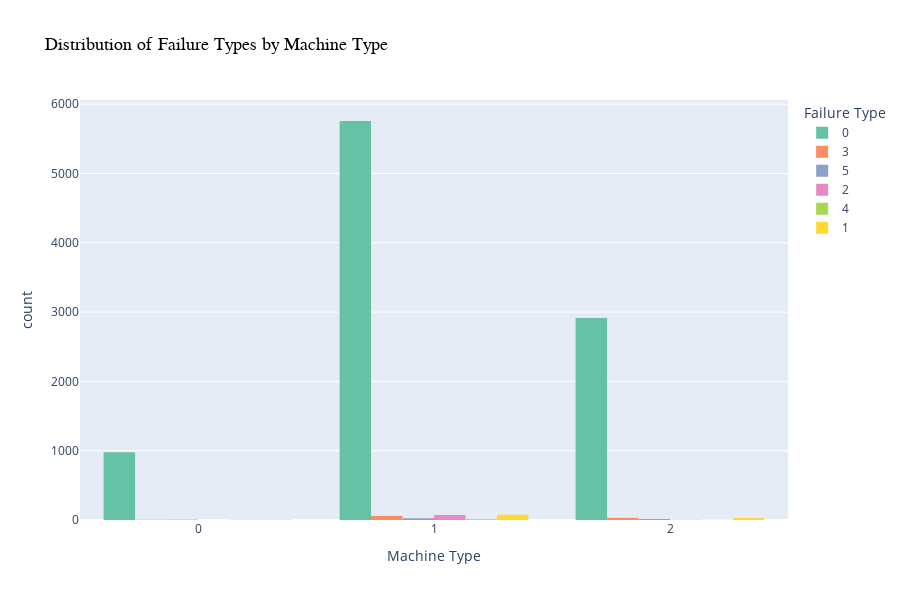

Notebook code for this chart:
### Markdown cell above
#### With failure type being encoded

### Code cell
# Interactive Countplot: Machine Type vs Failure Type
fig = px.histogram(df, 
                   x='MachineType', 
                   color='FailureType',
                   barmode='group',
                   color_discrete_sequence=px.colors.qualitative.Set2,
                   title="Distribution of Failure Types by Machine Type",
                   labels={'MachineType': 'Machine Type', 'count': 'Count'},
                   width=900, height=600)

fig.update_layout(
    title_font=dict(size=18, family='Arial', color='black'),
    xaxis_title_font=dict(size=14),
    yaxis_title_font=dict(size=14),
    legend_title_text='Failure Type',
    legend=dict(font=dict(size=12)),
    hovermode='x unified'
)

fig.show()

### Figure 1 — Plotly figure (JSON) as saved in the notebook; plotly's stock layout.template omitted (floating-point values rounded to 4 significant figures; data arrays with more than 128 entries replaced by an {"elided": "..."} marker saying what was removed)
{"data": [{"alignmentgroup": "True", "bingroup": "x", "hovertemplate": "FailureType=0<br>Machine Type=%{x}<br>count=%{y}<extra></extra>", "legendgroup": "0", "marker": {"color": "rgb(102,194,165)", "pattern": {"shape": ""}}, "name": "0", "offsetgroup": "0", "orientation": "v", "showlegend": true, "type": "histogram", "x": {"elided": "9652 int values"}, "xaxis": "x", "yaxis": "y"}, {"alignmentgroup": "True", "bingroup": "x", "hovertemplate": "FailureType=3<br>Machine Type=%{x}<br>count=%{y}<extra></extra>", "legendgroup": "3", "marker": {"color": "rgb(252,141,98)", "pattern": {"shape": ""}}, "name": "3", "offsetgroup": "3", "orientation": "v", "showlegend": true, "type": "histogram", "x": [1, 1, 1, 2, 2, 2, 1, 1, 1, 1, 1, 2, 1, 2, 1, 0, 2, 1, 1, 2, 1, 2, 1, 1, 1, 1, 1, 1, 1, 1, 2, 1, 1, 2, 0, 0, 1, 2, 1, 1, 2, 1, 1, 1, 1, 1, 1, 2, 1, 2, 2, 1, 2, 2, 1, 1, 1, 2, 0, 2, 2, 1, 2, 1, 1, 0, 1, 1, 1, 1, 2, 2, 2, 2, 1, 1, 1, 1, 1, 1, 2, 1, 1, 1, 2, 2, 2, 1, 2, 2, 1, 1, 1, 1, 1], "xaxis": "x", "yaxis": "y"}, {"alignmentgroup": "True", "bingroup": "x", "hovertemplate": "FailureType=5<br>Machine Type=%{x}<br>count=%{y}<extra></extra>", "legendgroup": "5", "marker": {"color": "rgb(141,160,203)", "pattern": {"shape": ""}}, "name": "5", "offsetgroup": "5", "orientation": "v", "showlegend": true, "type": "histogram", "x": [1, 0, 1, 0, 1, 2, 2, 2, 2, 0, 2, 1, 1, 1, 0, 1, 2, 1, 1, 1, 1, 1, 2, 2, 2, 1, 1, 0, 0, 1, 1, 2, 1, 2, 2, 2, 1, 1, 1, 1, 2, 1, 1, 1, 1], "xaxis": "x", "yaxis": "y"}, {"alignmentgroup": "True", "bingroup": "x", "hovertemplate": "FailureType=2<br>Machine Type=%{x}<br>count=%{y}<extra></extra>", "legendgroup": "2", "marker": {"color": "rgb(231,138,195)", "pattern": {"shape": ""}}, "name": "2", "offsetgroup": "2", "orientation": "v", "showlegend": true, "type": "histogram", "x": [1, 1, 1, 1, 1, 1, 1, 1, 1, 1, 1, 1, 1, 1, 1, 1, 1, 1, 1, 1, 1, 1, 1, 1, 1, 1, 1, 1, 1, 1, 1, 1, 1, 2, 2, 1, 1, 1, 1, 1, 1, 1, 0, 1, 1, 1, 1, 1, 1, 1, 1, 1, 1, 1, 1, 2, 1, 1, 1, 1, 1, 1, 1, 1, 1, 1, 2, 1, 1, 1, 1, 1, 1, 1, 1, 1, 1, 1], "xaxis": "x", "yaxis": "y"}, {"alignmentgroup": "True", "bingroup": "x", "hovertemplate": "FailureType=4<br>Machine Type=%{x}<br>count=%{y}<extra></extra>", "legendgroup": "4", "marker": {"color": "rgb(166,216,84)", "pattern": {"shape": ""}}, "name": "4", "offsetgroup": "4", "orientation": "v", "showlegend": true, "type": "histogram", "x": [2, 1, 0, 1, 1, 2, 0, 1, 1, 0, 1, 1, 1, 1, 1, 1, 1, 0], "xaxis": "x", "yaxis": "y"}, {"alignmentgroup": "True", "bingroup": "x", "hovertemplate": "FailureType=1<br>Machine Type=%{x}<br>count=%{y}<extra></extra>", "legendgroup": "1", "marker": {"color": "rgb(255,217,47)", "pattern": {"shape": ""}}, "name": "1", "offsetgroup": "1", "orientation": "v", "showlegend": true, "type": "histogram", "x": [2, 1, 1, 1, 2, 2, 0, 0, 1, 1, 1, 1, 1, 2, 2, 1, 1, 1, 2, 2, 1, 1, 1, 2, 2, 1, 1, 1, 1, 1, 1, 1, 1, 0, 2, 2, 1, 1, 1, 2, 1, 1, 1, 1, 1, 0, 2, 1, 1, 2, 2, 1, 1, 1, 2, 1, 2, 1, 1, 1, 2, 1, 1, 0, 1, 1, 1, 2, 2, 1, 1, 2, 1, 0, 1, 1, 1, 1, 2, 1, 2, 1, 1, 2, 1, 1, 1, 1, 2, 2, 1, 1, 2, 1, 2, 1, 1, 2, 1, 1, 1, 1, 0, 1, 1, 0, 1, 1, 1, 1, 2, 1], "xaxis": "x", "yaxis": "y"}], "layout": {"barmode": "group", "height": 600, "hovermode": "x unified", "legend": {"font": {"size": 12}, "title": {"text": "Failure Type"}, "tracegroupgap": 0}, "title": {"font": {"color": "black", "family": "Arial", "size": 18}, "text": "Distribution of Failure Types by Machine Type"}, "width": 900, "xaxis": {"anchor": "y", "autorange": true, "domain": [0, 1], "range": [-0.5, 2.5], "title": {"font": {"size": 14}, "text": "Machine Type"}, "type": "linear"}, "yaxis": {"anchor": "x", "autorange": true, "domain": [0, 1], "range": [0, 6060], "title": {"font": {"size": 14}, "text": "count"}}}}
